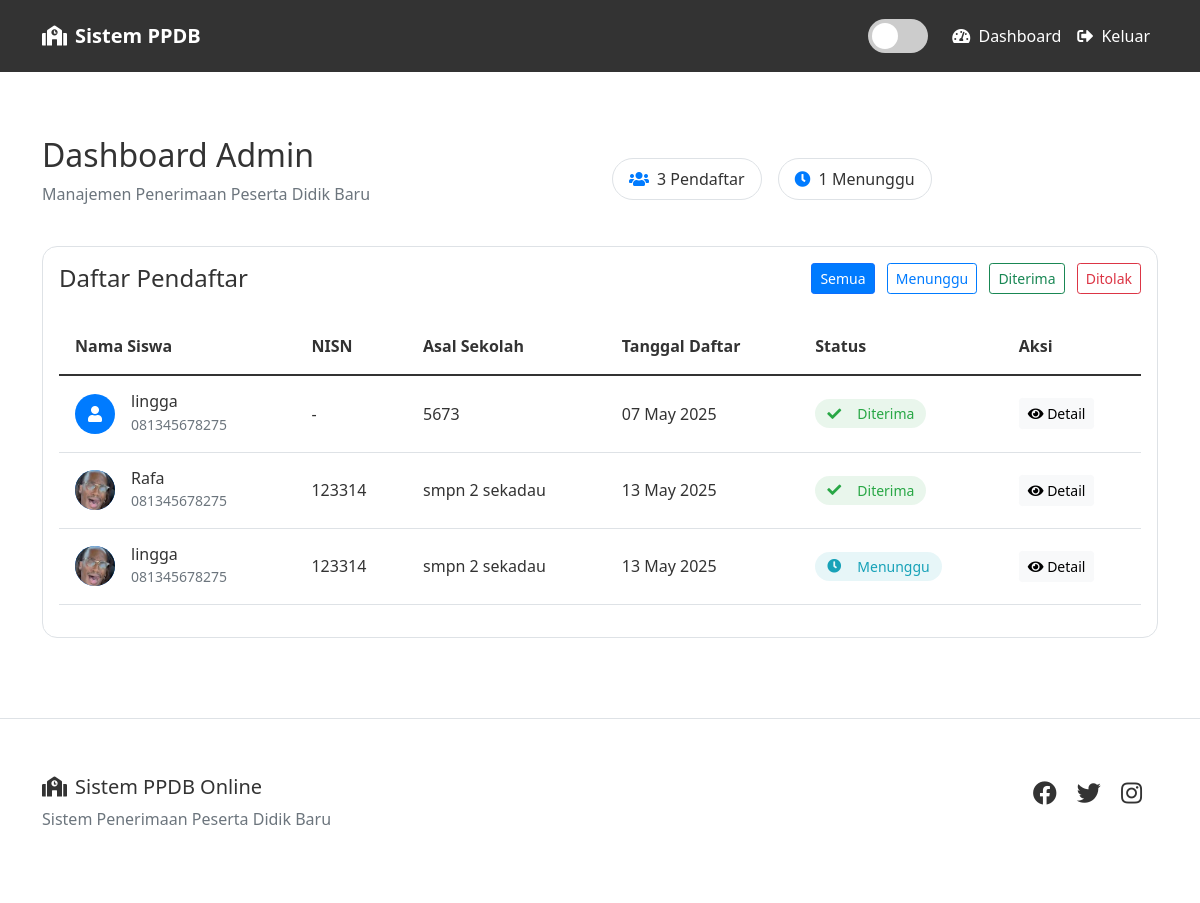
/dashboard (signed in), run on an earlier commit of the app's database.
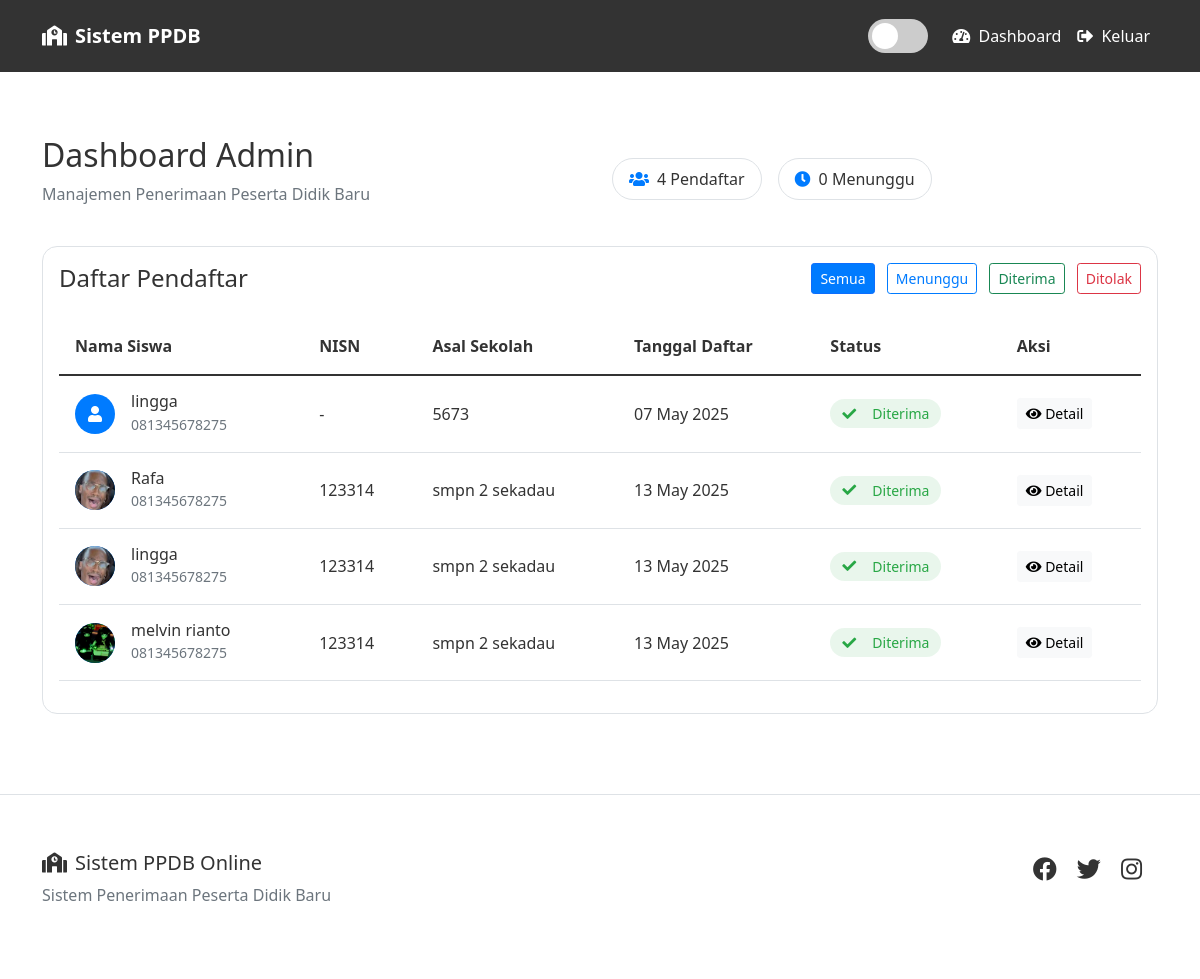
And on a later commit of the database.
### app/models.py (models this page shows)
class Form(db.Model):
    id = db.Column(db.Integer, primary_key=True)
    user_id = db.Column(db.Integer, db.ForeignKey('user.id'), nullable=False)
    form_data = db.Column(db.Text, nullable=False)
    status = db.Column(db.String(20), default='pending')
    timestamp = db.Column(db.DateTime, default=datetime.utcnow)
    akta_kelahiran = db.Column(db.String(255))
    kartu_keluarga = db.Column(db.String(255))
    ijazah_smp = db.Column(db.String(255))
    foto_siswa = db.Column(db.String(255))
    ktp_ortu = db.Column(db.String(255))
    nisn_doc = db.Column(db.String(255))
    nilai_rapor = db.Column(db.String(255))
    sertifikat_prestasi = db.Column(db.String(255))
    @property
    def parsed_form_data(self):
        try:
            if isinstance(self.form_data, str):
                return json.loads(self.form_data)
            return self.form_data
        except:
            return {}

class User(UserMixin, db.Model):
    id = db.Column(db.Integer, primary_key=True)
    username = db.Column(db.String(80), unique=True, nullable=False)
    password = db.Column(db.String(120), nullable=False)
    name = db.Column(db.String(100), nullable=False)
    role = db.Column(db.String(10), default='user')
    forms = db.relationship('Form', backref='user', lazy=True)

### app/routes/main.py (the view, shortened to what this page needs)
@main.route('/dashboard')
@login_required
def dashboard():
    if current_user.role == 'admin':
        forms = Form.query.all()
        return render_template('dashboard_admin.html', forms=forms)

### app/__init__.py (called while the page is built)
def create_app():
    app = Flask(__name__)
    app.config.from_object('config.Config')
    db.init_app(app)
    login_manager.init_app(app)
    migrate.init_app(app, db)
    @app.template_filter('json_loads')
    def json_loads_filter(value):
        return json.loads(value)
    @app.template_filter('parse_json')
    def parse_json(value):
        try:
            return json.loads(value)
        except:
            return {}
    login_manager.login_view = 'auth.login'
    login_manager.login_message_category = 'info'
    @login_manager.user_loader
    def load_user(user_id):
        from .models import User
        return User.query.get(int(user_id))
    from .routes.auth import auth
    from .routes.main import main
    app.register_blueprint(auth)
    app.register_blueprint(main)
    from .cli import create_admin
    app.cli.add_command(create_admin)
    return app

### app/templates/dashboard_admin.html (shortened to what this page needs)
{% extends "base.html" %}
{% block content %}
<div class="dashboard-container">
    <div class="dashboard-header mb-4">
        <div class="row align-items-center">
            <div class="col-md-6">
                <h2 class="welcome-text">Dashboard Admin</h2>
                <p class="text-muted">Manajemen Penerimaan Peserta Didik Baru</p>
            </div>
            <div class="col-md-6 text-md-end">
                <div class="stats-pills">
                    <div class="stat-item">
                        <i class="fas fa-users"></i>
                        <span>{{ forms|length }} Pendaftar</span>
                    </div>
                    <div class="stat-item">
                        <i class="fas fa-clock"></i>
                        <span>{{ forms|selectattr('status', 'equalto', 'pending')|list|length }} Menunggu</span>
                    </div>
                </div>
            </div>
        </div>
    </div>
    <div class="row">
        <div class="col-12">
            <div class="card admin-card">
                <div class="card-body">
                    <div class="d-flex justify-content-between align-items-center mb-4">
                        <h4 class="card-title mb-0">Daftar Pendaftar</h4>
                        <div class="filter-options">
                            <button class="btn btn-outline-primary btn-sm active" data-filter="all">
                                Semua
                            </button>
                            <button class="btn btn-outline-primary btn-sm" data-filter="pending">
                                Menunggu
                            </button>
                            <button class="btn btn-outline-success btn-sm" data-filter="accepted">
                                Diterima
                            </button>
                            <button class="btn btn-outline-danger btn-sm" data-filter="rejected">
                                Ditolak
                            </button>
                        </div>
                    </div>
                    <div class="table-responsive">
                        <table class="table table-hover admin-table">
                            <thead>
                                <tr>
                                    <th>Nama Siswa</th>
                                    <th>NISN</th>
                                    <th>Asal Sekolah</th>
                                    <th>Tanggal Daftar</th>
                                    <th>Status</th>
                                    <th>Aksi</th>
                                </tr>
                            </thead>
                            <tbody>
                                {% for form in forms %}
                                {% set form_data = form.parsed_form_data %}
                                <tr class="application-row" data-status="{{ form.status }}">
                                    <td>
                                        <div class="d-flex align-items-center">
                                            <div class="student-avatar">
                                                {% if form.foto_siswa %}
                                                    <img src="{{ url_for('static', filename='uploads/' + form.foto_siswa) }}"
                                                         alt="Foto {{ form.user.name }}">
                                                {% else %}
                                                    <i class="fas fa-user"></i>
                                                {% endif %}
                                            </div>
                                            <div class="ms-3">
                                                <h6 class="mb-0">{{ form.user.name }}</h6>
                                                <small class="text-muted">{{ form_data.get('phone', '-') }}</small>
                                            </div>
                                        </div>
                                    </td>
                                    <td>{{ form_data.get('nisn', '-') }}</td>
                                    <td>{{ form_data.get('previous_school', '-') }}</td>
                                    <td>{{ form.timestamp.strftime('%d %b %Y') }}</td>
                                    <td>
                                        <span class="status-badge {{ form.status }}">
                                            <i class="fas fa-{{ 'check' if form.status == 'accepted' else 'times' if form.status == 'rejected' else 'clock' }}"></i>
                                            {{ 'Diterima' if form.status == 'accepted' else 'Ditolak' if form.status == 'rejected' else 'Menunggu' }}
                                        </span>
                                    </td>
                                    <td>
                                        <button type="button" class="btn btn-light btn-sm" data-bs-toggle="modal" data-bs-target="#detailModal{{ form.id }}">
                                            <i class="fas fa-eye"></i> Detail
                                        </button>
                                    </td>
                                </tr>
                                {% endfor %}
                            </tbody>
                        </table>
                    </div>
                </div>
            </div>
        </div>
    </div>
</div>
{% endblock %}

### app/templates/base.html (shortened to what this page needs)
<!DOCTYPE html>
<html lang="id" data-theme="light">
<head>
    <link href="https://cdn.jsdelivr.net/npm/bootstrap@5.1.3/dist/css/bootstrap.min.css" rel="stylesheet">
    <link rel="stylesheet" href="https://cdnjs.cloudflare.com/ajax/libs/font-awesome/5.15.4/css/all.min.css">
    <link rel="stylesheet" href="{{ url_for('static', filename='css/style.css') }}">
    <link rel="stylesheet" href="https://cdnjs.cloudflare.com/ajax/libs/bootstrap-datepicker/1.9.0/css/bootstrap-datepicker.min.css">
</head>
<body>
    <nav class="navbar navbar-expand-lg navbar-dark fixed-top">
        <div class="container">
            <a class="navbar-brand d-flex align-items-center" href="{{ url_for('main.index') }}">
                <i class="fas fa-school me-2"></i>
                <span>Sistem PPDB</span>
            </a>
            <div class="collapse navbar-collapse" id="navbarNav">
                <div class="navbar-nav ms-auto d-flex align-items-center">
                    <label class="theme-switch mx-3">
                        <span class="slider"></span>
                    </label>
                    {% if current_user.is_authenticated %}
                        <a class="nav-link" href="{{ url_for('main.dashboard') }}">
                            <i class="fas fa-tachometer-alt me-1"></i> Dashboard
                        </a>
                        <a class="nav-link" href="{{ url_for('auth.logout') }}">
                            <i class="fas fa-sign-out-alt me-1"></i> Keluar
                        </a>
                    {% endif %}
                </div>
            </div>
        </div>
    </nav>
    <main class="main-content">
        <div class="container mt-5 pt-4">
            {% block content %}{% endblock %}
        </div>
    </main>
    <footer class="footer mt-5">
        <div class="container">
            <div class="row py-4">
                <div class="col-md-6">
                    <h5><i class="fas fa-school me-2"></i>Sistem PPDB Online</h5>
                    <p class="text-muted">Sistem Penerimaan Peserta Didik Baru</p>
                </div>
                <div class="col-md-6 text-md-end">
                    <div class="social-links">
                        <a href="#" class="me-3"><i class="fab fa-facebook"></i></a>
                        <a href="#" class="me-3"><i class="fab fa-twitter"></i></a>
                        <a href="#" class="me-3"><i class="fab fa-instagram"></i></a>
                    </div>
                </div>
            </div>
        </div>
    </footer>
</body>
</html>

### app/static/css/style.css (style rules this page uses)
:root[data-theme="light"] { --bg-primary: #ffffff; --text-primary: #333333; --card-bg: #ffffff; --nav-bg: #333333; --step-bg: #f8f9fa; --border-color: #dee2e6; --input-bg: #ffffff; --modal-bg: #ffffff; --table-hover: rgba(0, 0, 0, 0.075); --btn-text: #ffffff; --link-color: #007bff; --badge-bg: #6c757d; --alert-bg: rgba(255, 255, 255, 0.9); }
body { background-color: var(--bg-primary); color: var(--text-primary); transition: all 0.3s ease; }
.card { background-color: var(--card-bg); border-color: var(--border-color); color: var(--text-primary); }
.table { color: var(--text-primary); }
.btn-outline-primary { border-color: var(--link-color); color: var(--link-color); }
a { color: var(--link-color); }
.navbar { background-color: var(--nav-bg) !important; box-shadow: 0 2px 4px rgba(0,0,0,0.1); padding: 1rem 0; }
.navbar-dark .navbar-nav .nav-link { color: var(--btn-text); }
.navbar-brand { font-weight: 600; font-size: 1.25rem; }
.footer { background-color: var(--card-bg); border-top: 1px solid var(--border-color); padding: 2rem 0; margin-top: 4rem; }
.social-links a { color: var(--text-primary); font-size: 1.5rem; transition: color 0.3s ease; }
.main-content { padding-top: 2rem; }
.theme-switch { position: relative; display: inline-block; width: 60px; height: 34px; margin: 0 15px; }
.slider { position: absolute; cursor: pointer; top: 0; left: 0; right: 0; bottom: 0; background-color: #ccc; transition: .4s; border-radius: 34px; }
.slider:before { position: absolute; content: ""; height: 26px; width: 26px; left: 4px; bottom: 4px; background-color: white; transition: .4s; border-radius: 50%; }
* { transition: background-color 0.3s ease, color 0.3s ease, border-color 0.3s ease, box-shadow 0.3s ease; }
.status-badge { display: inline-flex; align-items: center; padding: 0.5rem 1rem; border-radius: 6px; font-weight: 500; }
.status-badge i { margin-right: 0.5rem; }
.status-badge.accepted { background-color: rgba(40, 167, 69, 0.1); color: #28a745; }
body { background-color: var(--bg-primary); color: var(--text-primary); transition: background-color 0.3s ease, color 0.3s ease; }
a { color: var(--link-color); transition: color 0.3s ease; }
.navbar { background-color: var(--nav-bg) !important; box-shadow: none; }
.stats-pills { display: flex; gap: 1rem; }
.stat-item { background: var(--card-bg); padding: 0.5rem 1rem; border-radius: 50px; display: flex; align-items: center; gap: 0.5rem; border: 1px solid var(--border-color); }
.stat-item i { color: var(--link-color); }
.admin-card { border-radius: 15px; overflow: hidden; }
.admin-table th { font-weight: 600; border-top: none; padding: 1rem; }
.admin-table td { padding: 1rem; vertical-align: middle; }
.student-avatar { width: 40px; height: 40px; border-radius: 50%; overflow: hidden; background: var(--link-color); display: flex; align-items: center; justify-content: center; color: white; }
.student-avatar img { width: 100%; height: 100%; object-fit: cover; }
.status-badge { display: inline-flex; align-items: center; gap: 0.5rem; padding: 0.25rem 0.75rem; border-radius: 50px; font-size: 0.875rem; }
.status-badge.accepted { background: rgba(40, 167, 69, 0.1); color: #28a745; }
.filter-options .btn { margin-left: 0.5rem; }
.filter-options .btn.active { background-color: var(--link-color); color: white; }
.dashboard-container { max-width: 1200px; margin: 0 auto; padding: 2rem 0; }

What changed in the data, as far as the page shows it:
changed Form (number 3 of 4 on the later page): status "Menunggu" → "Diterima"
added Form: foto_siswa (picture), user.name "melvin rianto", get "081345678275", get "123314", get "smpn 2 sekadau", timestamp "13 May 2025", status "Diterima"
Also different on the page:
text no longer shown: "3 1"
text now shown: "4 0"
